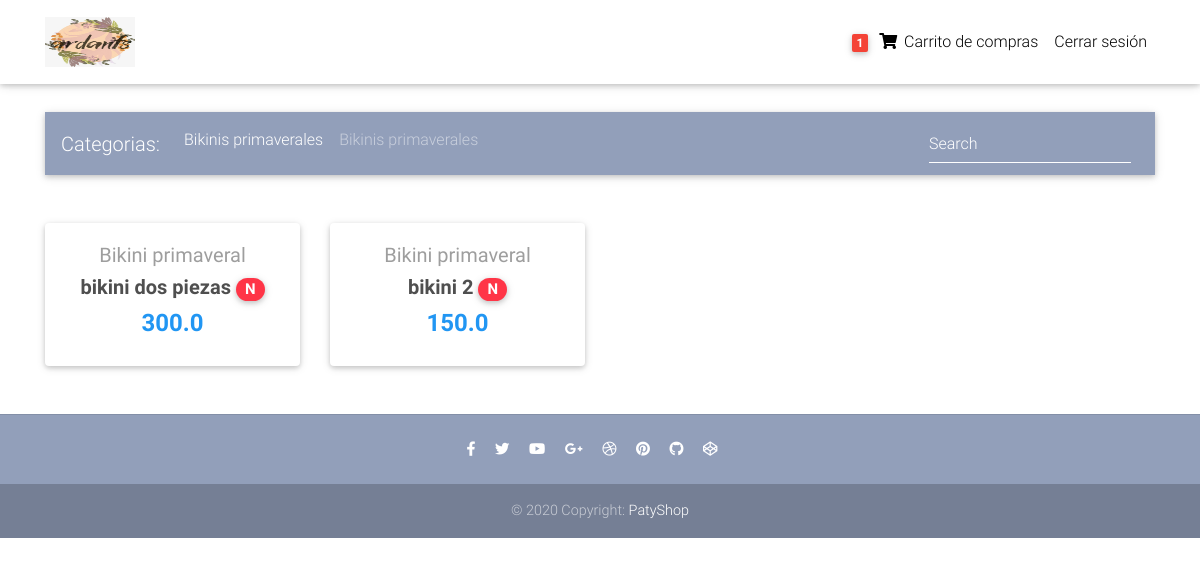
The app's page / (signed in) with its own data.
### core/models.py (models this page shows, shortened)
class Order(models.Model):
    user = models.ForeignKey(settings.AUTH_USER_MODEL, on_delete= models.CASCADE)
    ordered = models.BooleanField(default=False)
    items = models.ManyToManyField(OrderItem)
    start_date = models.DateTimeField(auto_now= True)
    ordered_date = models.DateTimeField()
    billing_address = models.ForeignKey('BillingAddress', on_delete=models.CASCADE, blank = True, null = True)

class Item(models.Model):
    title = models.CharField(max_length = 100)
    price = models.FloatField()
    discount_price = models.FloatField(blank=True, null=True)
    category = models.CharField(choices=CATEGORY_CHOICES, max_length = 2)
    label = models.CharField(choices=LABEL_CHOICES, max_length = 2)
    slug = models.SlugField()
    discount_price = models.FloatField(blank=True, null=True)
    description = models.TextField()
    def get_absolute_url(self):
        return reverse("core:product_page", kwargs={
            'slug':self.slug
        })

### core/views.py (the view)
# urls.py: path('', HomeView.as_view() , name="home"),
class HomeView(ListView):
    model = Item
    paginate_by = 10
    template_name = "home-page.html"

### core/templatetags/cart_template_cart.py (called while the page is built)
@register.filter
def cart_item_count(user):
    if user.is_authenticated:
        qs = Order.objects.filter(user = user, ordered = False)
        if qs.exists():
            return qs[0].items.count()
    return 0

### templates/home-page.html (shortened to what this page needs)
{% extends 'base.html' %}
{% load static %}
{% block content %}
<main>
  <div class="container">
    <nav class="navbar navbar-expand-lg navbar-dark mdb-color lighten-3 mt-3 mb-5">
      <span class="navbar-brand">Categorias:</span>
      <div class="collapse navbar-collapse" id="basicExampleNav">
        <ul class="navbar-nav mr-auto">
          <li class="nav-item">
            <a class="nav-link" href="#">Bikinis primaverales</a>
          </li>
          <li>
            <a class="nav-link" href="#">Bikinis primaverales</a>
          </li>
        </ul>
        <form class="form-inline">
          <div class="md-form my-0">
            <input class="form-control mr-sm-2" type="text" placeholder="Search" aria-label="Search">
          </div>
        </form>
      </div>
    </nav>
    <section class="text-center mb-4">
      <div class="row wow fadeIn">
        {% for item in object_list %}
        <div class="col-lg-3 col-md-6 mb-4">
          <div class="card">
            <div class="card-body text-center">
              <a href=" {% static '' %}" class="grey-text">
                <h5>{{item.get_category_display}}</h5>
              </a>
              <h5>
                <strong>
                  <a href="{{item.get_absolute_url}}" class="dark-grey-text">{{item.title}}
                    <span class="badge badge-pill danger-color">{{item.label}}</span>
                  </a>
                </strong>
              </h5>
              <h4 class="font-weight-bold blue-text">
                <strong>
                  {% if item.discount_price %}
                    {{item.discount_price}}
                  {% else %}
                    {{item.price}}
                  {% endif %}
                </strong>
              </h4>
            </div>
          </div>
        </div>
        {% endfor %}
    </section>
  </div>
</main>
{% endblock %}

### templates/base.html (shortened to what this page needs)
{% load static %}
{% load cart_template_cart %}
<!DOCTYPE html>
<html lang="en">
<head>
    <link rel="stylesheet" href="https://use.fontawesome.com/releases/v5.11.2/css/all.css">
    <link href=" {% static 'css/bootstrap.min.css' %}" rel="stylesheet">
    <link href=" {% static 'css/mdb.min.css' %}" rel="stylesheet">
    <link href=" {% static 'css/style.min.css' %}" rel="stylesheet">
</head>
<body>
  <nav class="navbar fixed-top navbar-expand-lg navbar-light white scrolling-navbar">
    <div class="container">
      <a class="navbar-brand" href="/">
        <img src="{% static 'img/logo.jpeg' %}" width="90" height="50" alt="">
      </a>
      <div class="collapse navbar-collapse" id="navbarSupportedContent">
        <ul class="navbar-nav nav-flex-icons">
          {% if request.user.is_authenticated %}
            <li class="nav-item">
              <a class="nav-link waves-effect" href="{% url 'core:order-summary' %}">
                <span class="badge red z-depth-1 mr-1"> {{request.user|cart_item_count}} </span>
                <i class="fas fa-shopping-cart"></i>
                <span class="clearfix d-none d-sm-inline-block"> Carrito de compras </span>
              </a>
            </li>
            <li class="nav-item">
              <a class="nav-link waves-effect" href="{% url 'account_logout' %}">
                <span class="clearfix d-none d-sm-inline-block"> Cerrar sesión </span>
              </a>
            </li>
          {% endif %}
        </ul>
      </div>
    </div>
  </nav>
  <div class="mt-5 pt-5">
    </div>
    <div id="content">
        {% block content %}{% endblock %}
    </div>
  <footer class="page-footer text-center font-small mt-4 wow fadeIn">
    <hr class="my-4">
    <div class="pb-4">
      <a href="https://www.facebook.com/mdbootstrap" target="_blank">
        <i class="fab fa-facebook-f mr-3"></i>
      </a>
      <a href="}https://twitter.com/MDBootstrap" target="_blank">
        <i class="fab fa-twitter mr-3"></i>
      </a>
      <a href="https://www.youtube.com/watch?v=7MUISDJ5ZZ4" target="_blank">
        <i class="fab fa-youtube mr-3"></i>
      </a>
      <a href="https://plus.google.com/u/0/b/107863090883699620484" target="_blank">
        <i class="fab fa-google-plus-g mr-3"></i>
      </a>
      <a href="https://dribbble.com/mdbootstrap" target="_blank">
        <i class="fab fa-dribbble mr-3"></i>
      </a>
      <a href="https://pinterest.com/mdbootstrap" target="_blank">
        <i class="fab fa-pinterest mr-3"></i>
      </a>
      <a href="https://github.com/mdbootstrap/bootstrap-material-design" target="_blank">
        <i class="fab fa-github mr-3"></i>
      </a>
      <a href="http://codepen.io/mdbootstrap/" target="_blank">
        <i class="fab fa-codepen mr-3"></i>
      </a>
    </div>
    <div class="footer-copyright py-3">
      © 2020 Copyright:
      <a href="https://mdbootstrap.com/education/bootstrap/" target="_blank"> PatyShop</a>
    </div>
  </footer>
</body>
</html>

### templates/base.html (style rules this page uses)
html, body, header, .carousel { height: 60vh; }

### records on screen
Item: category "Bikini primaveral", title "bikini dos piezas", label "N", price "300.0"
Item: category "Bikini primaveral", title "bikini 2", label "N", discount_price "150.0"

### other values on screen
{{ request.user|cart_item_count }} "1"
